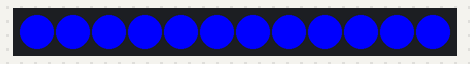
Bench run of a sketch on a simulated ESP8266 (NodeMCU). Shown: 12 RGB LEDs in strip order, left to right. WiFi joins after 1.5 s; servers stay silent unless stated; uploads are accepted with an empty reply; what the sketch prints to the serial monitor is not drawn.

Above: at 2.1 s.
At 3.6 s:
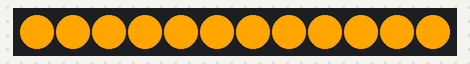
At 4.8 s:
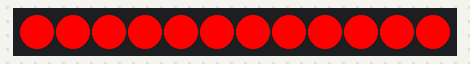

The sketch:

nodemcu_buildstatus.ino
```cpp
#define FASTLED_ESP8266_RAW_PIN_ORDER
#define FASTLED_ESP8266_NODEMCU_PIN_ORDER
#define FASTLED_ESP8266_D1_PIN_ORDER
#include <ESP8266WiFi.h>
#include "FastLED.h"

const char* ssid     = "AltGuest";
const char* password = "P@ssKeepSecreT";
const char* host = "www.kfk4ever.com";
const char* url = "http://www.kfk4ever.com/~griffon26/buildlightstatus.txt";

///////////////////////////////////////////////////////////////////////////////////////////
//
// Move a white dot along the strip of leds.  This program simply shows how to configure the leds,
// and then how to turn a single pixel white and then off, moving down the line of pixels.
//

// How many leds are in the strip?
#define NUM_LEDS 12

// Data pin that led data will be written out over
#define DATA_PIN D1

// Clock pin only needed for SPI based chipsets when not using hardware SPI
//#define CLOCK_PIN 8

// This is an array of leds.  One item for each led in your strip.
CRGB leds[NUM_LEDS];

char buildStatus;

// This function sets up the ledsand tells the controller about them
void setup() {
  delay(2000);
  FastLED.addLeds<WS2811, DATA_PIN, GRB>(leds, NUM_LEDS);
  Serial.begin(115200);
  delay(10);
  Serial.print("Connecting to ");
  Serial.println(ssid);

  WiFi.mode(WIFI_STA);
  WiFi.begin(ssid, password);

  setColor(CRGB::Blue);
  while (WiFi.status() != WL_CONNECTED) {
    delay(500);
    Serial.print(".");
  }

  Serial.println("");
  Serial.println("WiFi connected");
  Serial.println("IP address: ");
  Serial.println(WiFi.localIP());
  setColor(CRGB::Orange);
}

// This function runs over and over, and is where you do the magic to light
// your leds.
void loop() {
  doLogic();
  delay(15000);
}

void doLogic() {
  getBuildStatus(buildStatus);
  Serial.println("Status is: " + String(buildStatus));

  if (buildStatus == 'G') {
    Serial.println("Green");
    setColor(CRGB::Green);
  }
  else if (buildStatus == 'F') {
    Serial.println("Error");
    setColor(CRGB(100, 0, 100));
  }
  else {
    Serial.println("Red");
    setColor(CRGB::Red);
  }
}

void getBuildStatus(char &result) {
  WiFiClient client;
  const int httpPort = 80;
  if (!client.connect(host, httpPort)) {
    Serial.println("connection failed");
    result = 'F';
    return;
  }

  // This will send the request to the server
  client.print(String("GET ") + url + " HTTP/1.1\r\n" +
               "Host: " + host + "\r\n" +
               "Connection: close\r\n\r\n");
  unsigned long timeout = millis();
  while (client.available() == 0) {
    if (millis() - timeout > 5000) {
      Serial.println(">>> Client Timeout !");
      client.stop();
      result = 'F';
      return;
    }
  }

  String data = "";
  while (client.available()) {
    data = client.readStringUntil('\r');
    result = data.charAt(1);
  }
}


void setColor(CRGB color) {
  for (int i = 0; i < NUM_LEDS; i++) {
    leds[i] = color;
  }
  FastLED.show();
}
```

Measured:
- what the display in image 0 shows lasts 1.5 s, from 2.0 s to 3.5 s
- what the display in image 1 shows lasts 1.3 s, from 3.5 s to 4.8 s
